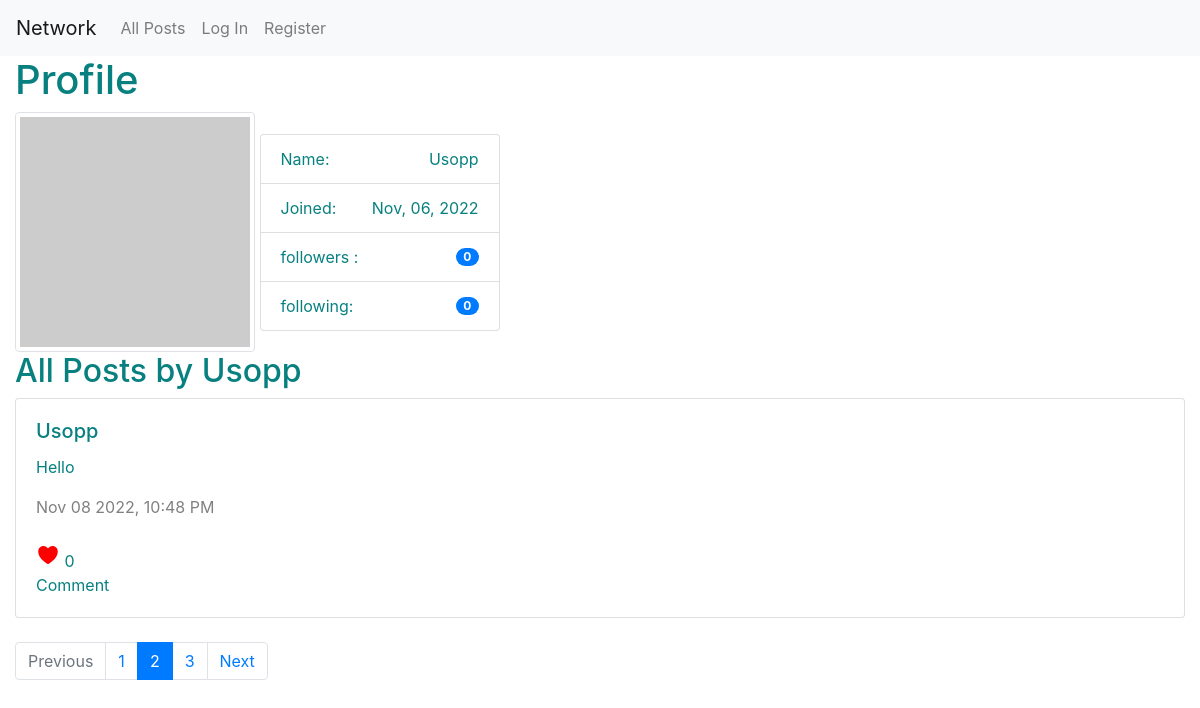
The page /profile/Usopp on the database as committed earlier.
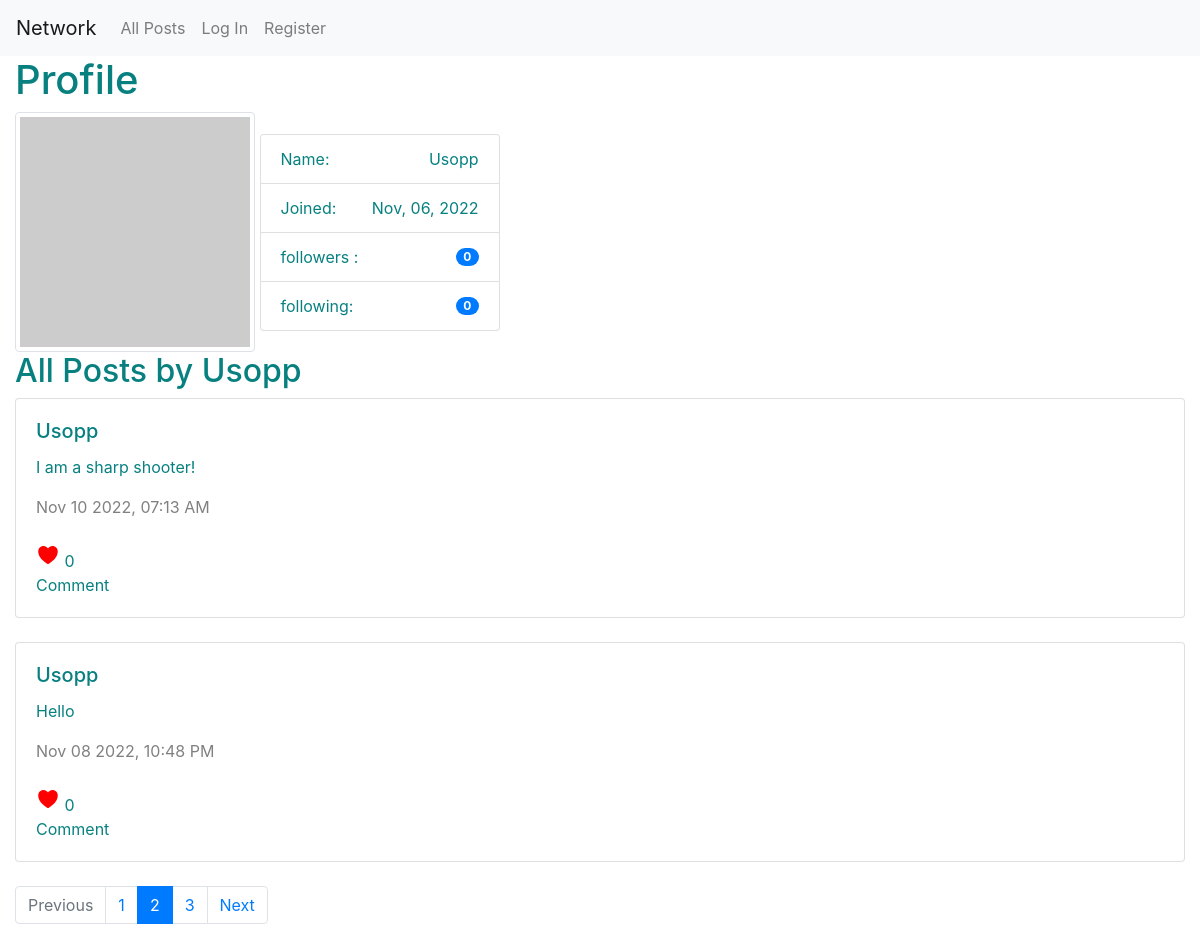
The same page on the database as committed later.
### network/models.py (models this page shows, shortened)
class User(AbstractUser):
    def __str__(self):
        return f'{self.username}'

class UserPost(models.Model):
    author = models.ForeignKey(User, on_delete=models.CASCADE, related_name="userposts", null=False)
    content = models.TextField(verbose_name="Post", default="", max_length=2048, null=False)
    timestamps = models.DateTimeField(auto_now_add=True)
    like = models.BooleanField(default=False)
    likes =  models.IntegerField(default=0)
    def serialize(self):
        return {
            "id": self.id,
            "author": self.author.username,
            "content": self.content,
            "timestamps": self.timestamps.strftime("%b %d %Y, %I:%M %p"),
            "like": self.like,
            "self": self.likes,
        }

### network/views.py (the view)
# urls.py: path("profile", views.user_profile, name="profile"),
def user_profile(request, profile_name):
    profiler = User.objects.get(username=profile_name)
    print(User._meta.get_fields())
    profile_posts = profiler.userposts.all()
    profile_posts = profile_posts.order_by("-timestamps").all()
    profile_posts = [post.serialize() for post in profile_posts]
    followed = profiler.followed.all()
    followers = profiler.followings.all()
    num_followed = Following.objects.all().filter(followers=profiler.pk)
    print(num_followed)
    print((sum([True for n in num_followed])))
    print(bool(followed))
    print(Following._meta.get_fields())
    num_followers = sum([True for name in followers])
    return render(request, 'network/profile.html', {
        'profile_users' : profiler,
        'posts': profile_posts,
        'followers': list(str(followed).split(' '))[2] if followed else "0",
        'followed': num_followers,
        })

### network/models.py (called while the page is built)
    def __repr__(self):
        num = int(sum([True for n in self.followers.all()]))
        return f' {num} followers'

### network/templates/network/profile.html (shortened to what this page needs)
{% extends "network/layout.html" %}
{% load static %}
{% block body %}
<div><h1> Profile </h1>
    <img src="https://robohash.org/23.238.193.4.png" style="width:20vw; display: inline-block;" class="img-fluid img-thumbnail" alt="Responsive image"/>
<ul class="list-group"  style="width:20vw; display: inline-block; vertical-align:middle;">
<li class="list-group-item d-flex justify-content-between align-items-center">
  Name:
    <span class="text">{{ profile_users.username  }}</span>
  </li>
   <li class="list-group-item d-flex justify-content-between align-items-center">
      Joined:
    <span class="text-capitalize text-wrap">{{ profile_users.date_joined|date:"M, d, Y" }}</span>
  </li>
  <li class="list-group-item d-flex justify-content-between align-items-center">
     followers :
    <span class="badge badge-primary badge-pill">{{ followers }}</span>
  </li>
  <li class="list-group-item d-flex justify-content-between align-items-center">
  following:
    <span class="badge badge-primary badge-pill">{{ followed }}</span>
  </li>
</ul>
</div>
<h2 id="title_page"> All Posts by {{ profile_users.username }}</h2>
<div id="posts-section">
	{% for post in posts%}
	 <div class="card">
      <div class="card-body">
        <h5 class="card-title"> {{ post.author }}</h5>
        <p class="card-text" id="{{ post.id }}"> {{ post.content }} </p>
    	<span style=color:grey;> {{ post.timestamps }} </span> <br/>
    	<br/>
        <span href="#" class="card-link"> <ion-icon name="heart"></ion-icon> </span> <span> {{ post.self }} <br/> Comment</span>
      </div>
    </div>
    {% empty %}
    No Post yet
	{% endfor %}
</div>
<nav aria-label="...">
  <ul class="pagination">
    <li class="page-item disabled">
      <span class="page-link">Previous</span>
    </li>
    <li class="page-item"><a class="page-link" href="#">1</a></li>
    <li class="page-item active" aria-current="page">
      <span class="page-link">
        2
      </span>
    </li>
    <li class="page-item"><a class="page-link" href="#">3</a></li>
    <li class="page-item">
      <a class="page-link" href="#">Next</a>
    </li>
  </ul>
</nav>
{% endblock %}

### network/templates/network/layout.html (shortened to what this page needs)
{% load static %}
<!DOCTYPE html>
<html lang="en">
    <head>
        <link rel="stylesheet" href="https://stackpath.bootstrapcdn.com/bootstrap/4.4.1/css/bootstrap.min.css">
        <link href="{% static 'network/styles.css' %}" rel="stylesheet">
    </head>
    <body>
        <nav class="navbar navbar-expand-lg navbar-light bg-light">
            <a class="navbar-brand" href="#">Network</a>
            <div>
              <ul class="navbar-nav mr-auto">
                <li class="nav-item">
                  <a class="nav-link" id="all" data-page="all" href="{% url 'index' %}">All Posts</a>
                </li>
                {% if user.is_authenticated %}
                    <li class="nav-item">
                        <a class="nav-link" id="following" data-page="following" href="{% url 'following' %}">Following</a>
                    </li>
                    <li class="nav-item">
                        <a class="nav-link" href="{% url 'logout' %}">Log Out</a>
                    </li>
                {% else %}
                    <li class="nav-item">
                        <a class="nav-link" href="{% url 'login' %}">Log In</a>
                    </li>
                    <li class="nav-item">
                        <a class="nav-link" href="{% url 'register' %}">Register</a>
                    </li>
                {% endif %}
              </ul>
            </div>
          </nav>
        <div class="body container-fluid">
            {% block body %}
            {% endblock %}
        </div>
    </body>
</html>

### network/static/network/styles.css (style rules this page uses)
* { color: #088080; }
.card { margin-bottom: 1.5em; }
span ion-icon { font-size: 1.5rem; color: red; }

Rows that differ between the two databases and show on the page:
added UserPost: content "I am a sharp shooter!"
Other text that changed with them:
new list line: "Usopp"
new list line: "Nov 10 2022, 07:13 AM 0 Comment"
